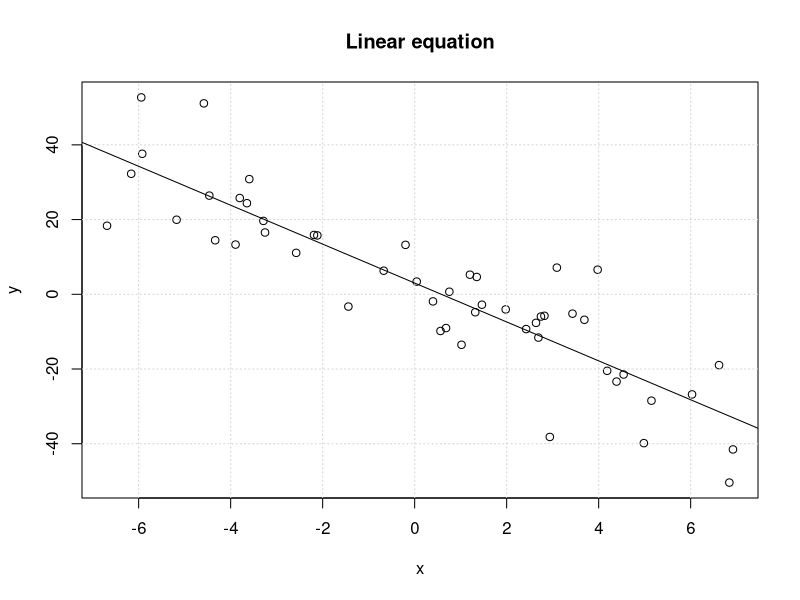
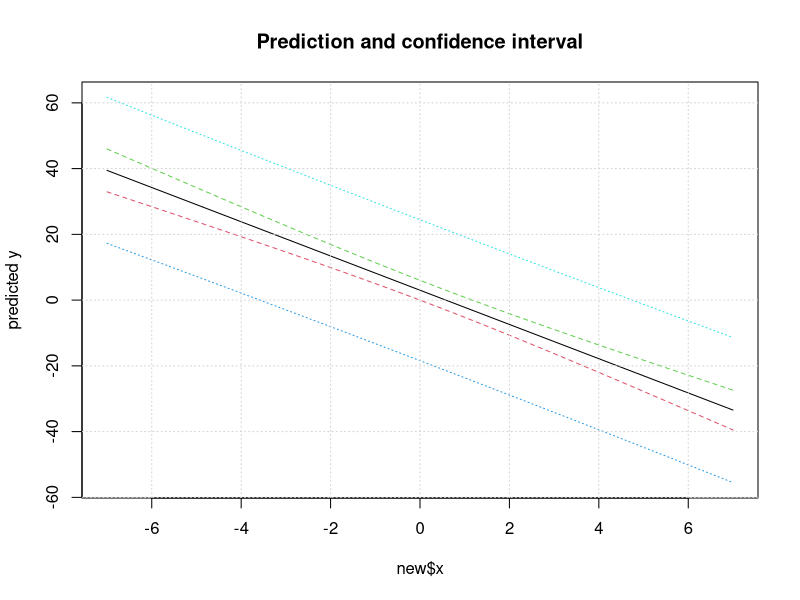
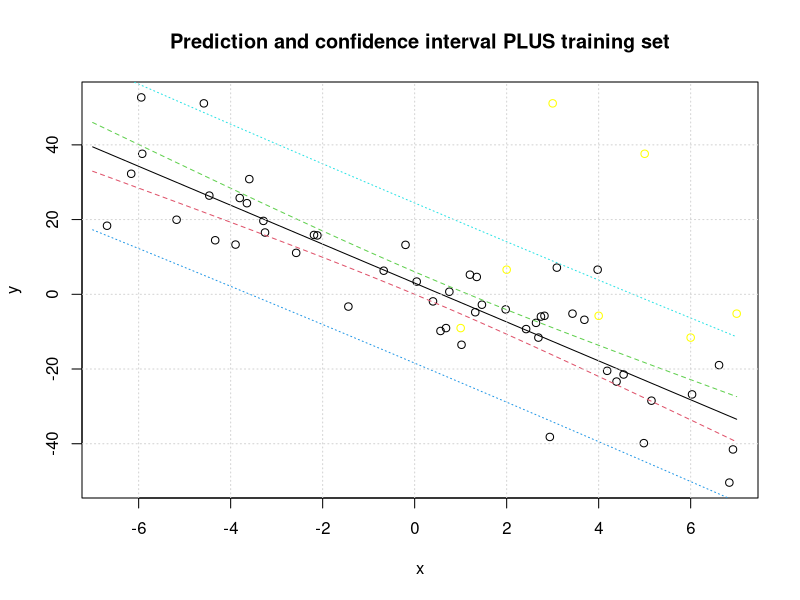

The R source for these figures, in order:
# Defining the equation
x = runif(50,-7,7)
y = 5-6*x+rnorm(50,0,10)
# Ploting the equation
plot(x,y)
title('Linear equation')
grid()
# Linear model
L = lm(y~x)
summary(L)
# the output is the coefficienties: (Intercept -> a0hat)/ (x -> a1hat

# L$coefficients: exact values
L$coefficients
abline(L,col='black')

# Calling for help in R
#help(predict.lm)

# Prediction of y_hat associated to the training sample
# Prediction associated to a new observaton
predict(L)
# Creating new data set
new = data.frame(x = seq(-7,7,0.1))

# Obtaining the confidence interval and prediction
# The prediction always require a new data set (new observation)
pred.w.plim <- predict(L, new, interval = "prediction")
# The confidence does not always require a new data set E[y]
pred.w.clim <- predict(L, new, interval = "confidence")
matplot(new$x, cbind(pred.w.clim, pred.w.plim[,-1]), lty = c(1,2,2,3,3), type = "l", ylab = "predicted y")
title('Prediction and confidence interval')
grid()
# Plotting individually (just replace plim or clim)
#matplot(new$x, pred.w.plim, lty = c(1,2,2,3,3), type = "l", ylab = "predicted y")
#grid()

# Plotting all together
# Training data set
plot(x,y)
title('Prediction and confidence interval PLUS training set')
matlines(new$x, cbind(pred.w.clim, pred.w.plim[,-1]), lty = c(1,2,2,3,3), type = "l", ylab = "predicted y")
points(L$model$y,col='yellow')
grid()
